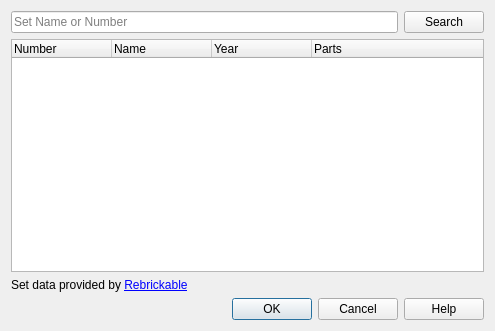
<?xml version="1.0" encoding="UTF-8"?>
<ui version="4.0">
 <class>swSetsDatabaseDialog</class>
 <widget class="QDialog" name="swSetsDatabaseDialog">
  <property name="whatsThis">
   <string>&lt;p&gt;&lt;b&gt;Import Set Inventory&lt;/b&gt;&lt;/p&gt;&lt;p&gt;Search the online Rebrickable database by set name or number. Select a result and choose OK, or double-click it, to download the set inventory for the operation that opened this dialog.&lt;/p&gt;&lt;p&gt;An internet connection is required for searching and downloading inventories.&lt;/p&gt;</string>
  </property>
  <property name="geometry">
   <rect>
    <x>0</x>
    <y>0</y>
    <width>495</width>
    <height>331</height>
   </rect>
  </property>
  <property name="windowTitle">
   <string>Import Set Inventory</string>
  </property>
  <layout class="QVBoxLayout" name="verticalLayout">
   <item>
    <layout class="QHBoxLayout" name="horizontalLayout">
     <item>
      <widget class="QLineEdit" name="SearchEdit">
       <property name="toolTip">
        <string>Enter a set name or number, then press Enter or choose Search.</string>
       </property>
       <property name="accessibleName">
        <string>Set Name or Number</string>
       </property>
       <property name="whatsThis">
        <string>&lt;p&gt;&lt;b&gt;Search Sets&lt;/b&gt;&lt;/p&gt;&lt;p&gt;Enter a set number or words from its name. Press Enter or choose Search to retrieve matching sets. Refine the search if the set you want is not listed.&lt;/p&gt;</string>
       </property>
       <property name="placeholderText">
        <string>Set Name or Number</string>
       </property>
      </widget>
     </item>
     <item>
      <widget class="QPushButton" name="SearchButton">
       <property name="toolTip">
        <string>Search the online database using the entered name or number.</string>
       </property>
       <property name="text">
        <string>Search</string>
       </property>
      </widget>
     </item>
    </layout>
   </item>
   <item>
    <widget class="QTreeWidget" name="SetsTree">
     <property name="toolTip">
      <string>Select a set to download its part inventory.</string>
     </property>
     <property name="accessibleName">
      <string>Set Search Results</string>
     </property>
     <property name="whatsThis">
      <string>&lt;p&gt;&lt;b&gt;Search Results&lt;/b&gt;&lt;/p&gt;&lt;p&gt;Results show the set number, name, release year, and part count. Select the desired set and choose OK, or double-click its row, to download its inventory.&lt;/p&gt;</string>
     </property>
     <property name="rootIsDecorated">
      <bool>false</bool>
     </property>
     <property name="uniformRowHeights">
      <bool>true</bool>
     </property>
     <property name="allColumnsShowFocus">
      <bool>true</bool>
     </property>
     <property name="columnCount">
      <number>4</number>
     </property>
     <column>
      <property name="text">
       <string>Number</string>
      </property>
     </column>
     <column>
      <property name="text">
       <string>Name</string>
      </property>
     </column>
     <column>
      <property name="text">
       <string>Year</string>
      </property>
     </column>
     <column>
      <property name="text">
       <string>Parts</string>
      </property>
     </column>
    </widget>
   </item>
   <item>
    <widget class="QLabel" name="label">
     <property name="text">
      <string>Set data provided by &lt;a href=&quot;https://www.rebrickable.com&quot;&gt;Rebrickable&lt;/a&gt;</string>
     </property>
     <property name="openExternalLinks">
      <bool>true</bool>
     </property>
    </widget>
   </item>
   <item>
    <widget class="QDialogButtonBox" name="buttonBox">
     <property name="orientation">
      <enum>Qt::Horizontal</enum>
     </property>
     <property name="standardButtons">
      <set>QDialogButtonBox::Cancel|QDialogButtonBox::Help|QDialogButtonBox::Ok</set>
     </property>
    </widget>
   </item>
  </layout>
 </widget>
 <resources/>
 <connections>
  <connection>
   <sender>buttonBox</sender>
   <signal>accepted()</signal>
   <receiver>swSetsDatabaseDialog</receiver>
   <slot>accept()</slot>
   <hints>
    <hint type="sourcelabel">
     <x>248</x>
     <y>254</y>
    </hint>
    <hint type="destinationlabel">
     <x>157</x>
     <y>274</y>
    </hint>
   </hints>
  </connection>
  <connection>
   <sender>buttonBox</sender>
   <signal>rejected()</signal>
   <receiver>swSetsDatabaseDialog</receiver>
   <slot>reject()</slot>
   <hints>
    <hint type="sourcelabel">
     <x>316</x>
     <y>260</y>
    </hint>
    <hint type="destinationlabel">
     <x>286</x>
     <y>274</y>
    </hint>
   </hints>
  </connection>
 </connections>
</ui>
